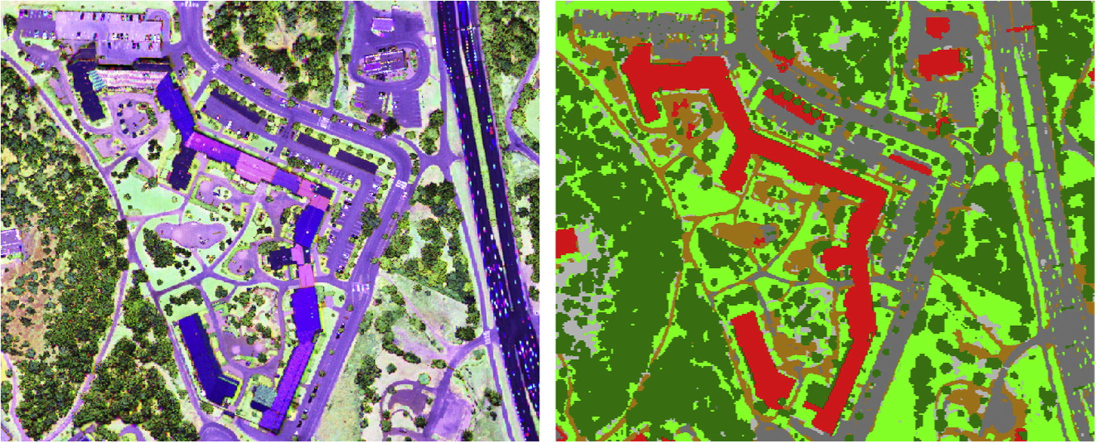
#> input picture Image/687.jpeg, 2193 x 886 px (shown at 1/2 size)
$ python grabcut_bbox.py --image Image/687.jpeg
#> lines starting #> are read from the running program, lines starting #| are printed output that depends on the picture; after the words box and inside, x2 and y2 are one past the last pixel; in counts of white or black regions, pixels touching at a corner belong together
# https://www.pyimagesearch.com/2020/07/27/opencv-grabcut-foreground-segmentation-and-extraction/
# import the necessary packages
import numpy as np
import argparse
import time
import cv2
import os

# construct the argument parser and parse the arguments
ap = argparse.ArgumentParser()
ap.add_argument("-i", "--image", type=str,
	default=os.path.sep.join(["data", "frame29.jpg"]),
	help="path to input image that we'll apply GrabCut to")
ap.add_argument("-c", "--iter", type=int, default=10,
	help="# of GrabCut iterations (larger value => slower runtime)")
args = vars(ap.parse_args())

# load the input image from disk and then allocate memory for the
# output mask generated by GrabCut -- this mask should hae the same
# spatial dimensions as the input image
image = cv2.imread(args["image"])
#> image is the input picture: shape (886, 2193, 3); mean B, G, R 98.7, 136.2, 127.3
mask = np.zeros(image.shape[:2], dtype="uint8")

# define the bounding box coordinates that approximately define my
# face and neck region (i.e., all visible skin)
rect = (151, 43, 236, 368)


# allocate memory for two arrays that the GrabCut algorithm internally
# uses when segmenting the foreground from the background
fgModel = np.zeros((1, 65), dtype="float")
bgModel = np.zeros((1, 65), dtype="float")
# apply GrabCut using the the bounding box segmentation method
start = time.time()
(mask, bgModel, fgModel) = cv2.grabCut(image, mask, rect, bgModel,
	fgModel, iterCount=args["iter"], mode=cv2.GC_INIT_WITH_RECT)
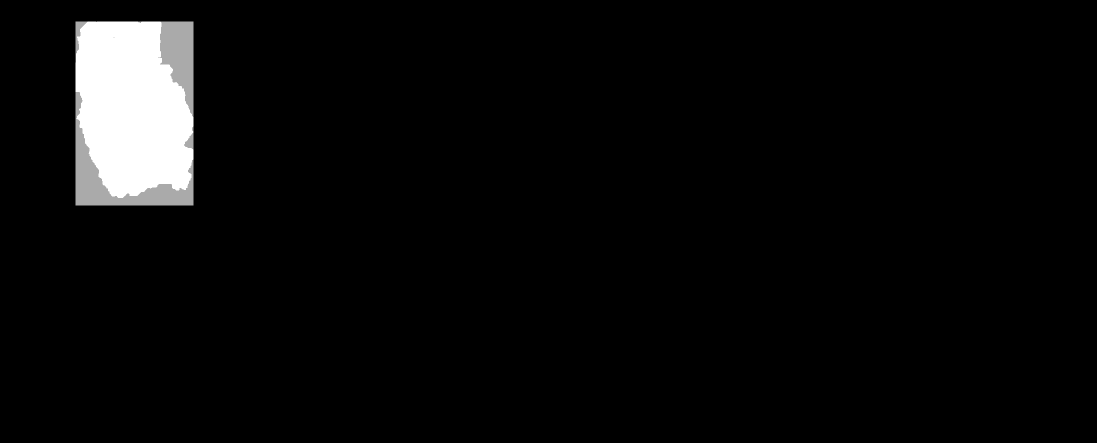
#> mask: shape (886, 2193) (shown at 1/2 size); min 0, max 3, mean 0.123; drawn with min black and max white
end = time.time()
print("[INFO] applying GrabCut took {:.2f} seconds".format(end - start))


# the output mask has for possible output values, marking each pixel
# in the mask as (1) definite background, (2) definite foreground,
# (3) probable background, and (4) probable foreground
values = (
	("Definite Background", cv2.GC_BGD),
	("Probable Background", cv2.GC_PR_BGD),
	("Definite Foreground", cv2.GC_FGD),
	("Probable Foreground", cv2.GC_PR_FGD),
)
# loop over the possible GrabCut mask values
for (name, value) in values:
	# construct a mask that for the current value
	print("[INFO] showing mask for '{}'".format(name))
	valueMask = (mask == value).astype("uint8") * 255
	# display the mask so we can visualize it
	cv2.imshow(name, valueMask)
	cv2.waitKey(0)
#> this loop made 4 passes
#> pass 1, `valueMask = (mask == value).astype("uint8") * 255`:
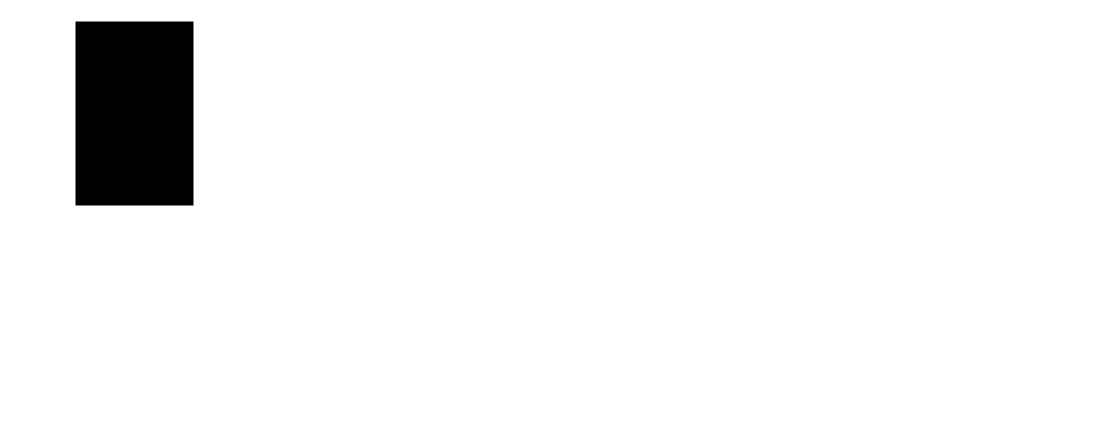
#> valueMask: shape (886, 2193) (shown at 1/2 size); 95.5% white; 1 black region, box (x1, y1, x2, y2) and area: (151, 43, 387, 411) 86848
#> pass 2, `valueMask = (mask == value).astype("uint8") * 255`:
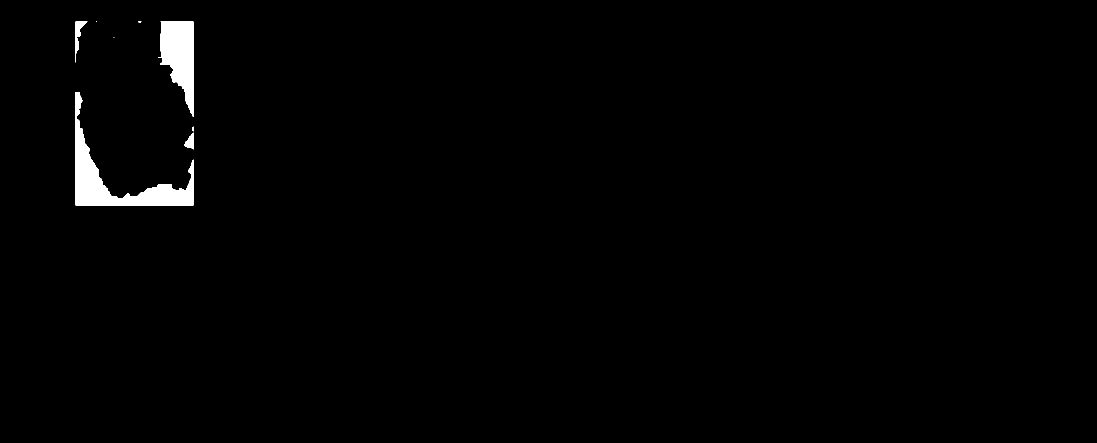
#> valueMask: shape (886, 2193) (shown at 1/2 size); 1.1% white; 8 white regions (3 under 20 px), largest, box (x1, y1, x2, y2) and area: (151, 184, 387, 411) 12424, (316, 43, 387, 234) 8250, (151, 43, 175, 125) 592, (368, 265, 387, 299) 361, (384, 253, 387, 263) 24


# we'll set all definite background and probable background pixels
# to 0 while definite foreground and probable foreground pixels are
# set to 1
outputMask = np.where((mask == cv2.GC_BGD) | (mask == cv2.GC_PR_BGD),
	0, 1)
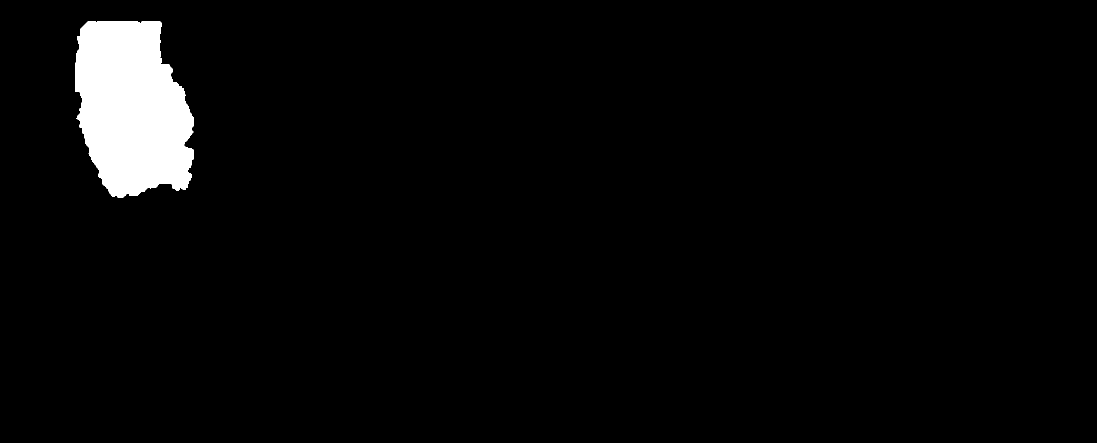
#> outputMask: shape (886, 2193) int64 (shown at 1/2 size); values 0 (black) and 1 (white), 3.4% white; 1 white region, box (x1, y1, x2, y2) and area: (151, 43, 387, 396) 65179
# scale the mask from the range [0, 1] to [0, 255]
outputMask = (outputMask * 255).astype("uint8")
# apply a bitwise AND to the image using our mask generated by
# GrabCut to generate our final output image
output = cv2.bitwise_and(image, image, mask=outputMask)
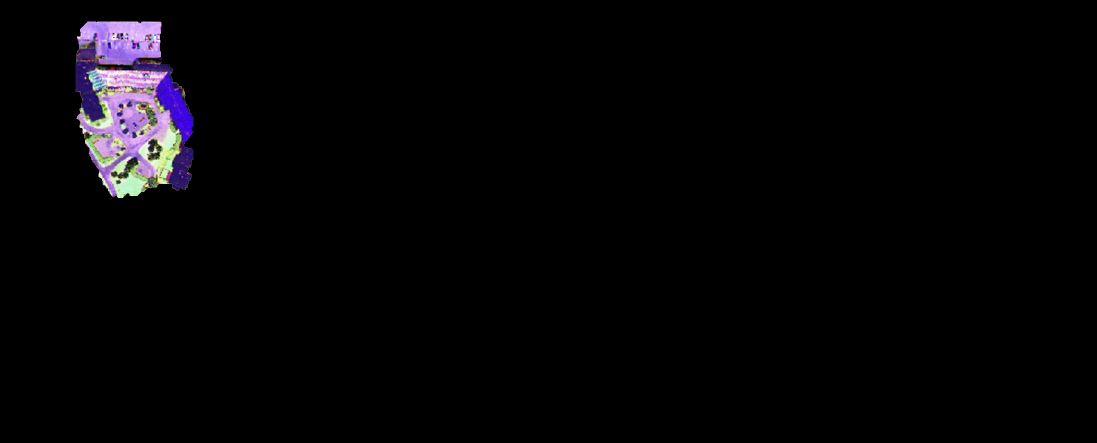
#> output: shape (886, 2193, 3) (shown at 1/2 size); mean B, G, R 5.8, 4.2, 5

# show the input image followed by the mask and output generated by
# GrabCut and bitwise masking
cv2.imshow("Input", image)
cv2.imshow("GrabCut Mask", outputMask)
cv2.imshow("GrabCut Output", output)
cv2.waitKey(0)

$ run again, on Image/6874747.jpeg
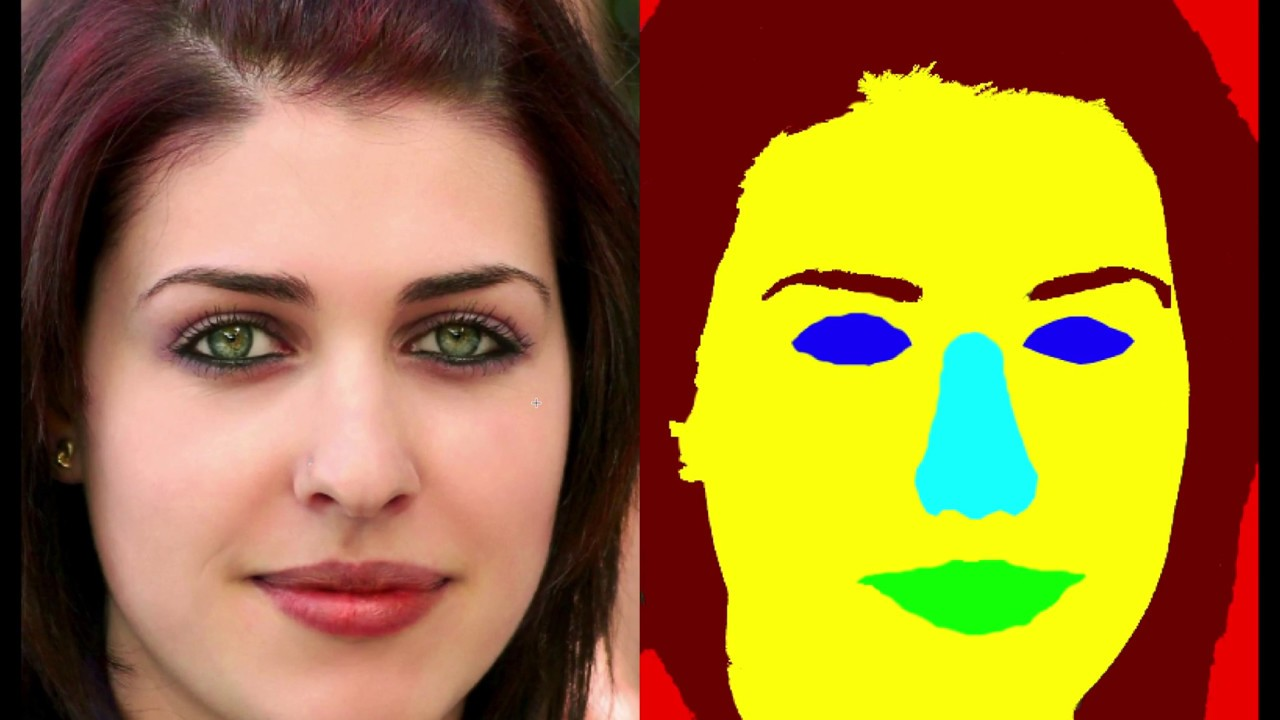
#> input picture Image/6874747.jpeg, 1280 x 720 px
#> image is the input picture: shape (720, 1280, 3); mean B, G, R 51.8, 120.4, 155.5
#> the loop `for (name, value) in values:` made 4 passes
#> pass 1, `valueMask = (mask == value).astype("uint8") * 255`:
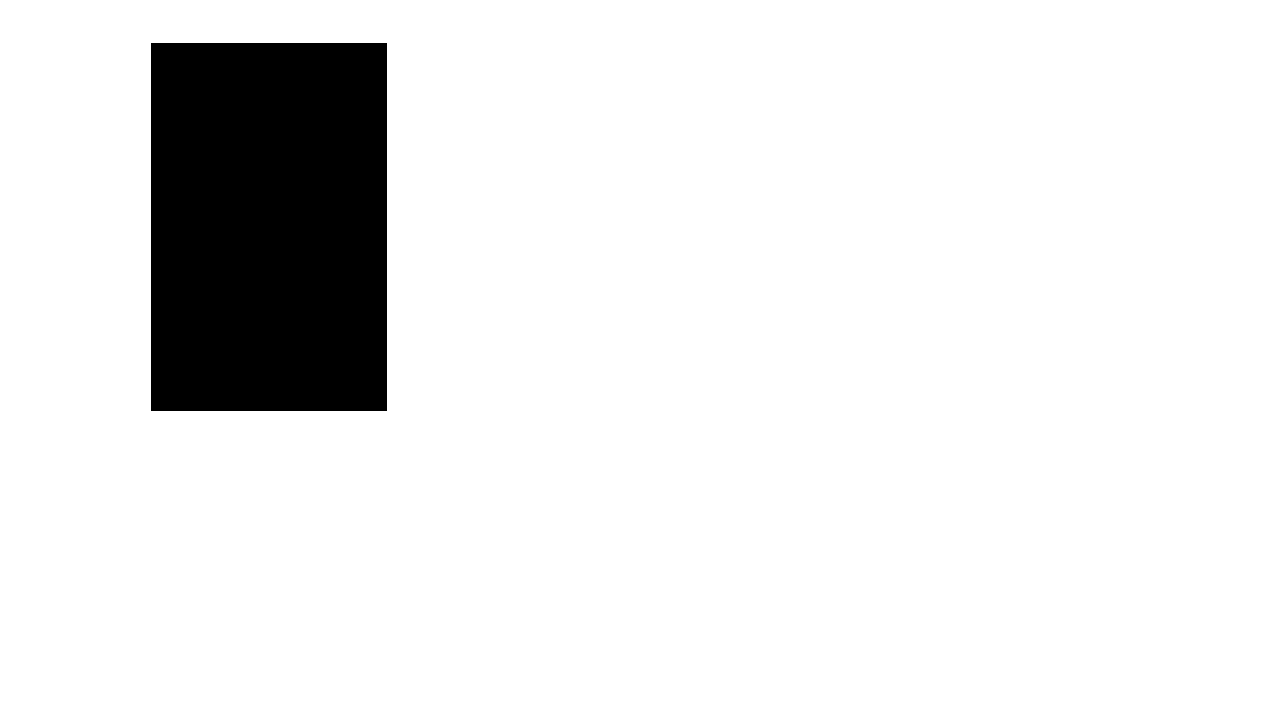
#> valueMask: shape (720, 1280); 90.6% white; 1 black region, box (x1, y1, x2, y2) and area: (151, 43, 387, 411) 86848
#> `output = cv2.bitwise_and(image, image, mask=outputMask)`:
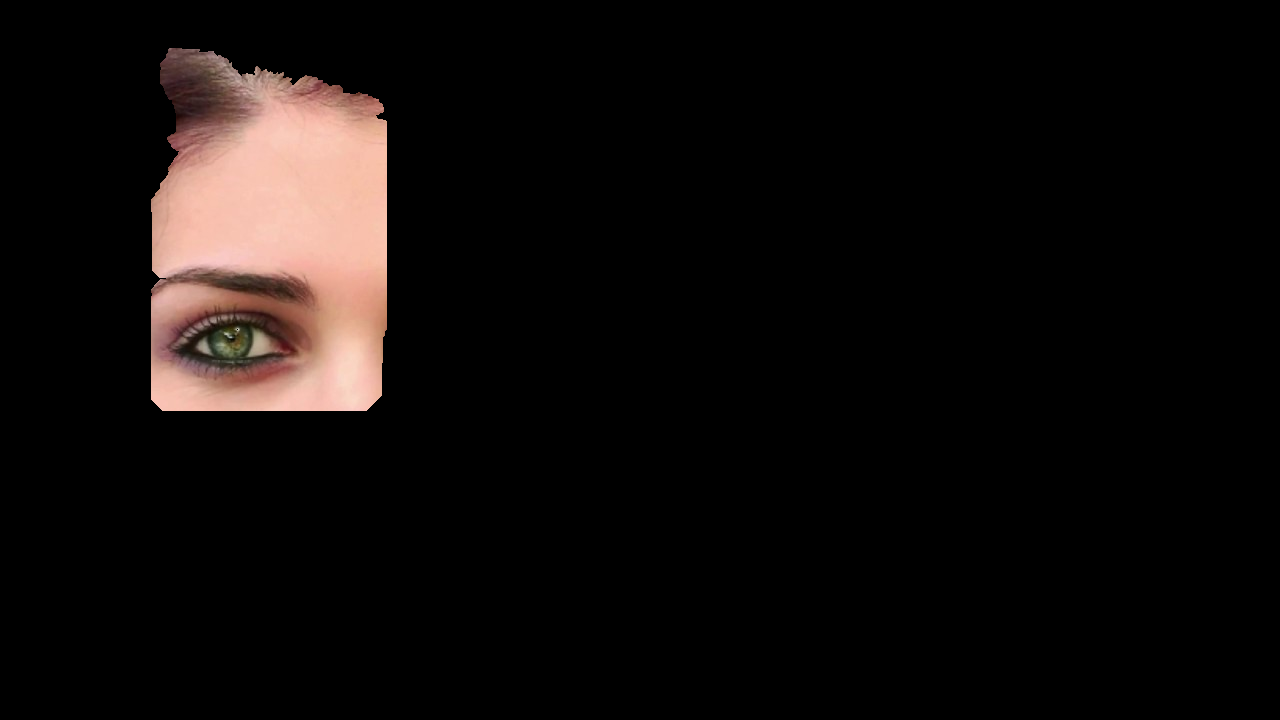
#> output: shape (720, 1280, 3); mean B, G, R 11.2, 12.5, 16.6
